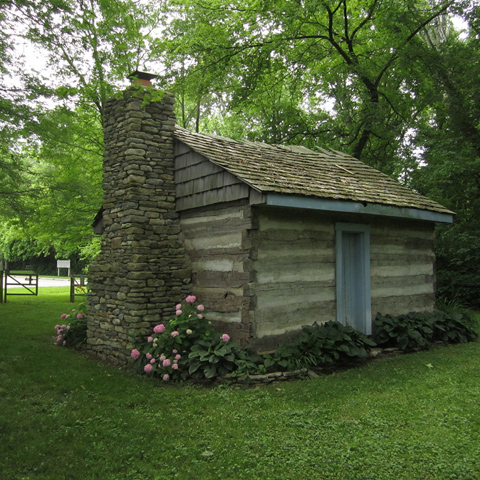
//> input picture examples/ex08template/cabin.jpg, 480 x 480 px
$ ./tutorial05 ../../ex08template/cabin.jpg   (built with g++ and OpenCV 4)
//> lines starting //> are read from the running program, lines starting //| are printed output that depends on the picture
/* This is the Affine Transformation Example from the
 * OpenCV 2.4.9.0 Documentation
 *
 */

#include "opencv2/highgui/highgui.hpp"
#include "opencv2/imgproc/imgproc.hpp"
#include <iostream>
#include <stdio.h>

using namespace cv;
using namespace std;

/// Global variables
const char* source_window = "Source image";
const char* warp_window = "Warp";
const char* warp_rotate_window = "Warp + Rotate";

/** @function main */
 int main( int argc, char** argv )
 {
   Point2f srcTri[3];
   Point2f dstTri[3];

   Mat rot_mat( 2, 3, CV_32FC1 );
   Mat warp_mat( 2, 3, CV_32FC1 );
   Mat src, warp_dst, warp_rotate_dst;

   /// Load the image
   src = imread( argv[1], 1 );
//> src is the input picture: 480 rows x 480 cols, CV_8UC3; mean B, G, R 57.4, 93.1, 78.6

   /// Set the dst image the same type and size as src
   warp_dst = Mat::zeros( src.rows, src.cols, src.type() );

   /// Set your 3 points to calculate the  Affine Transform
   srcTri[0] = Point2f( 0,0 );
   srcTri[1] = Point2f( src.cols - 1, 0 );
   srcTri[2] = Point2f( 0, src.rows - 1 );

   dstTri[0] = Point2f( src.cols*0.0, src.rows*0.33 );
   dstTri[1] = Point2f( src.cols*0.85, src.rows*0.25 );
   dstTri[2] = Point2f( src.cols*0.15, src.rows*0.7 );

   /// Get the Affine Transform
   warp_mat = getAffineTransform( srcTri, dstTri );

   /// Apply the Affine Transform just found to the src image
   warpAffine( src, warp_dst, warp_mat, warp_dst.size() );
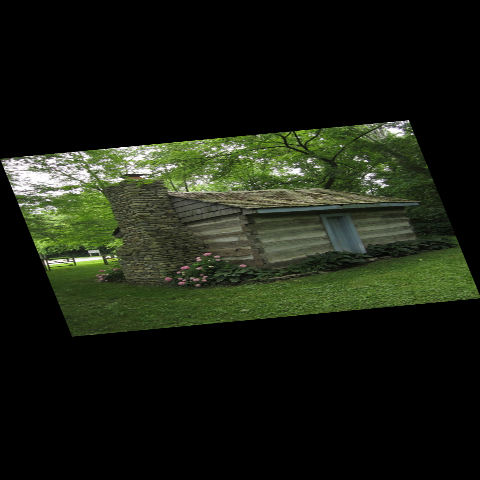
//> warp_dst: 480 rows x 480 cols, CV_8UC3; mean B, G, R 18.8, 30.5, 25.7

   /** Rotating the image after Warp */

   /// Compute a rotation matrix with respect to the center of the image
   Point center = Point( warp_dst.cols/2, warp_dst.rows/2 );
//> center = Point(240, 240)
   double angle = -50.0;
   double scale = 0.6;

   /// Get the rotation matrix with the specifications above
   rot_mat = getRotationMatrix2D( center, angle, scale );

   /// Rotate the warped image
   warpAffine( warp_dst, warp_rotate_dst, rot_mat, warp_dst.size() );
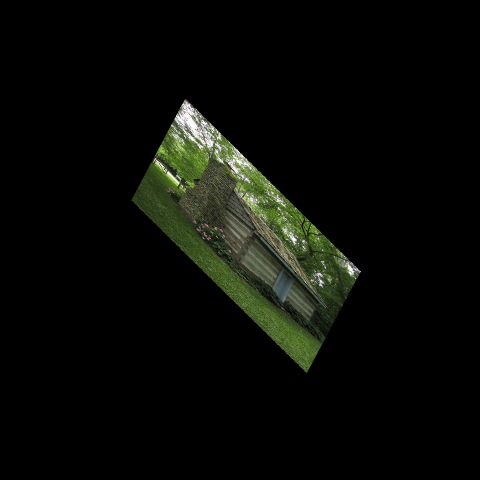
//> warp_rotate_dst: 480 rows x 480 cols, CV_8UC3; mean B, G, R 6.8, 11, 9.3

   /// Show what you got
   namedWindow( source_window, CV_WINDOW_AUTOSIZE );
   imshow( source_window, src );

   namedWindow( warp_window, CV_WINDOW_AUTOSIZE );
   imshow( warp_window, warp_dst );

   namedWindow( warp_rotate_window, CV_WINDOW_AUTOSIZE );
   imshow( warp_rotate_window, warp_rotate_dst );

   /// Wait until user exits the program
   waitKey(0);

   return 0;
  }
